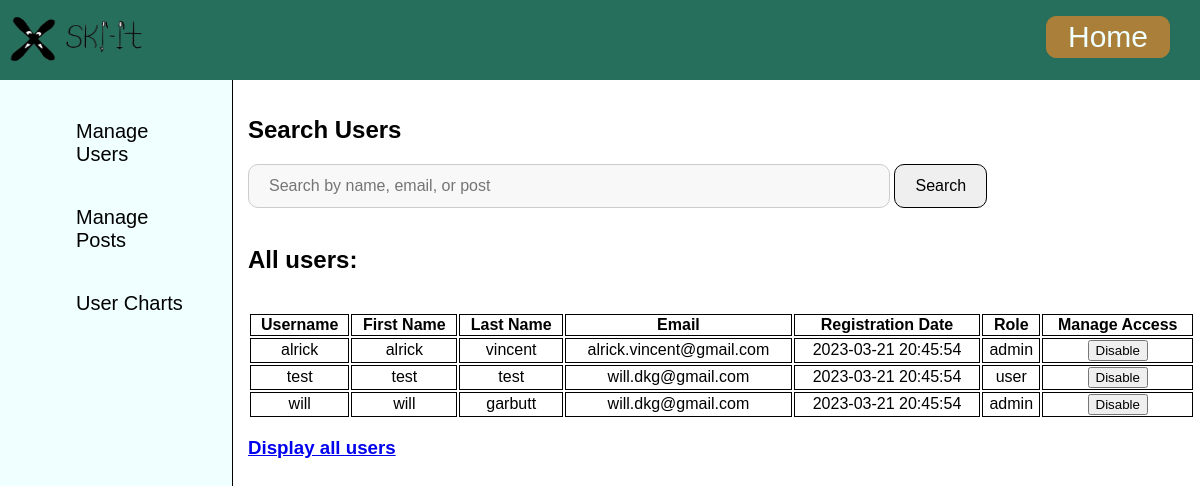
/routes/admin.php, run on the app's committed database.
### tables this page shows
CREATE TABLE `users`(
    `username` varchar(255) NOT NULL PRIMARY KEY,
    `password` varchar(255) NOT NULL,
    `firstName` varchar(255) NOT NULL,
    `lastName` varchar(255) NOT NULL,
    `email` varchar(255)NOT NULL,
    `registration_date` TIMESTAMP DEFAULT CURRENT_TIMESTAMP,
    `profile_img` VARCHAR(255) DEFAULT NULL,
    `thumbnail_img` VARCHAR(255) DEFAULT NULL,
    `role` ENUM('user', 'admin') NOT NULL DEFAULT 'user',
    `state` ENUM('able', 'disable') NOT NULL DEFAULT 'able' 
);

### routes/admin.php (the view, shortened to what this page needs)
<!DOCTYPE html>
<html>
    <head lang="en">
        <link rel="stylesheet" href="../css/admin.css">
        <link rel="stylesheet" href="../css/header.css">
    </head>
    <body>
    <?php include 'headers/header2.php';    ?>
    <div class="menu">
        <ul>
            <li class="navadmin" onclick="showSection('searchUsers')">Manage Users</li>
            <li class="navadmin" onclick="showSection('managePosts')">Manage Posts</li>
            <li class="navadmin" onclick="showSection('userCharts')">User Charts</li>
        </ul>
    </div>
    <div class="main">
        <div id="searchUsers" class="section">
            <h2>Search Users</h2>
            <form action='admin.php' method='POST'>
                <input type="text" placeholder="Search by name, email, or post" name="search" class="adminsearch">
                <button class = "searchbutton" type="submit">Search</button>
            </form>
                <?php
                    include('dbConnection.php');
                    if($_SERVER['REQUEST_METHOD']=='POST' and isset($_POST['search'])){
                        echo "<br><h2>Results of search:</h2><br>";
                        $sql = "SELECT u.* FROM users u LEFT JOIN posts ON u.username=posts.username WHERE u.username LIKE ? OR email LIKE ? OR content LIKE ? OR title LIKE ?";
                        $stmt = $pdo->prepare($sql);
                        $input = $_POST["search"];
                        $stmt->bindValue(1, $input);
                        $stmt->bindValue(2, $input);
                        $stmt->bindValue(3, $input);
                        $stmt->bindValue(4, $input);
                        $stmt->execute();
                    }else{
                        echo "<br><h2>All users:</h2><br>";
                        $sql = "SELECT * FROM users;";
                        $stmt = $pdo->prepare($sql);
                        $stmt->execute();
                    }
                        $users = $stmt->fetchAll();
                            echo "<table>";
                            echo "<tr><th>Username</th><th>First Name</th><th>Last Name</th><th>Email</th><th>Registration Date</th><th>Role</th><th>Manage Access</th></tr>";
                            foreach($users as $user){
                                echo "<tr>";
                                echo "<td>" .$user['username']. "</td>";
                                echo "<td>" .$user['firstName']. "</td>";
                                echo "<td>" .$user['lastName']. "</td>";
                                echo "<td>" .$user['email']. "</td>";
                                echo "<td>" .$user['registration_date']. "</td>";
                                echo "<td>" .$user['role']. "</td>";
                                echo "<td><form action='admin/changestate.php' method='POST'>";
                                echo "<input type='submit' value='".($user['state'] == 'able'? 'Disable': 'Enable')."'>";
                                echo "</form></td>";
                                echo "</tr>";
                            }
                            echo "</table>";
                            echo "<a href='admin.php'><h3>Display all users</h3></a>";
                ?>
        </div>
    </div>
</body>
</html>

### css/admin.css (style rules this page uses)
.section { margin-bottom: 30px; }
table { width: 100%; }
td, th { border: 1px solid black; text-align: center; border-collapse:collapse; }
.navadmin { cursor: pointer; transition: background-color 0.3s ease; display:inline-block; }

### css/header.css (style rules this page uses)
.menu { position: fixed; overflow: auto; top:80px; left:0; padding: 0 1em 0 1em; height:100vh; background-color: azure; margin: 0em 2em 0em 0em; width: 200px; display:flex; flex-direction:column; font-family: 'Montserrat', sans-serif; border-right: solid 1px black; z-index: 100; }
.menu ul { list-style:none; font-size: 20px; }
.menu ul li { vertical-align: center; text-align: left; margin: 1em 1em 1em 1em; cursor: pointer; transition: background-color 0.3s ease; }
.main { position: relative; top:80px; left:200px; font-family: "Comic sans MS", "Comic Sans", "cursive", sans-serif; overflow: scroll; margin: 1em 1em 1em 1em; padding: 0 1.5em 0 1.5em; width: 80%; }

### routes/admin.php (style rules this page uses)
.adminsearch { width: 100%; max-width: 600px; padding: 12px 20px; font-size: 16px; border: 1px solid #ccc; border-radius: 10px; background-color: #f8f8f8; transition: all 0.3s; }
.searchbutton { font-size: 16px; padding: 12px 20px; border: 1px solid black; border-radius: 10px; }

### data on the page
users: username "alrick", firstName "alrick", lastName "vincent", email "alrick.vincent@gmail.com", registration_date "2023-03-21 20:45:54", role "admin", state "Disable"
users: username "test", firstName "test", lastName "test", email "will.dkg@gmail.com", registration_date "2023-03-21 20:45:54", role "user", state "Disable"
users: username "will", firstName "will", lastName "garbutt", email "will.dkg@gmail.com", registration_date "2023-03-21 20:45:54", role "admin", state "Disable"
